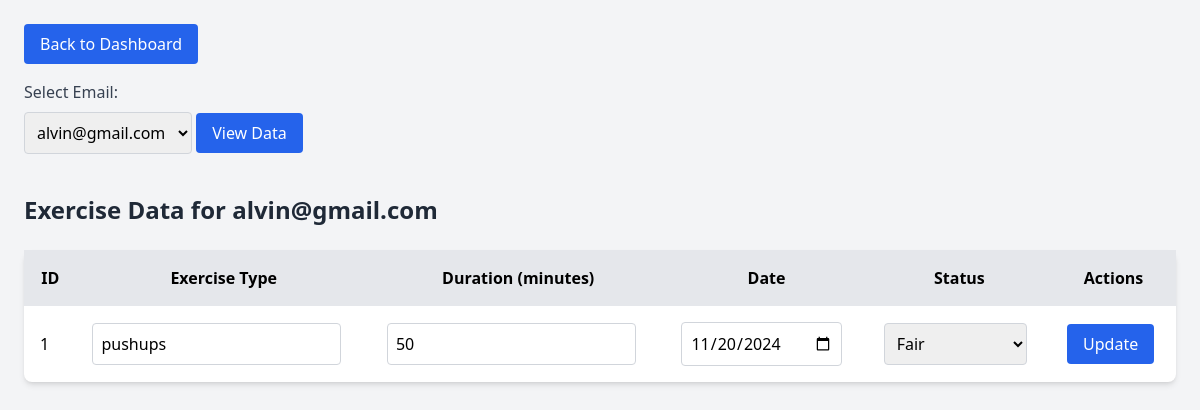
The page /doctor/exercise.php?email=alvin@gmail.com (signed in) on the database its author committed.
### tables this page shows
CREATE TABLE `exercise_data` (
  `id` int NOT NULL,
  `email` varchar(255) NOT NULL,
  `exercise_type` varchar(255) NOT NULL,
  `duration` int NOT NULL,
  `date` date NOT NULL,
  `created_at` timestamp NULL DEFAULT CURRENT_TIMESTAMP,
  `status` enum('Approved','Fair','Not Approved') NOT NULL DEFAULT 'Fair'
);

### doctor/exercise.php (the view, shortened to what this page needs)
<?php
$host = 'localhost';
$username = 'root';
$password = '';
$dbname = 'nour';
$conn = new mysqli($host, $username, $password, $dbname);
$query = "SELECT DISTINCT email FROM exercise_data";
$result = $conn->query($query);
$emails = [];
if ($result) {
    while ($row = $result->fetch_assoc()) {
        $emails[] = $row['email'];
    }
}
$data = [];
if (isset($_GET['email'])) {
    $selected_email = $_GET['email'];
    $query = "SELECT * FROM exercise_data WHERE email = ?";
    $stmt = $conn->prepare($query);
    $stmt->bind_param("s", $selected_email);
    $stmt->execute();
    $result = $stmt->get_result();
    while ($row = $result->fetch_assoc()) {
        $data[] = $row;
    }
}
?>
<!DOCTYPE html>
<html lang="en">
<head>
    <script src="https://cdn.tailwindcss.com"></script>
</head>
<body class="bg-gray-100 p-6">
    <a href="dashboard.php" class="bg-blue-600 text-white py-2 px-4 rounded mb-4 inline-block">Back to Dashboard</a>
    <form method="GET" action="">
        <label for="email" class="block text-gray-700">Select Email:</label>
        <select name="email" id="email" class="mt-2 mb-4 p-2 border border-gray-300 rounded">
            <?php foreach ($emails as $email) { ?>
                <option value="<?php echo $email; ?>" <?php echo (isset($_GET['email']) && $_GET['email'] == $email) ? 'selected' : ''; ?>><?php echo $email; ?></option>
            <?php } ?>
        </select>
        <button type="submit" class="bg-blue-600 text-white py-2 px-4 rounded">View Data</button>
    </form>
    <?php if (isset($_GET['email']) && !empty($data)) { ?>
        <h2 class="text-2xl font-semibold text-gray-800 my-6">Exercise Data for <?php echo htmlspecialchars($selected_email); ?></h2>
        <table class="min-w-full bg-white shadow-md rounded-lg">
            <thead class="bg-gray-200">
                <tr>
                    <th class="p-4">ID</th>
                    <th class="p-4">Exercise Type</th>
                    <th class="p-4">Duration (minutes)</th>
                    <th class="p-4">Date</th>
                    <th class="p-4">Status</th>
                    <th class="p-4">Actions</th>
                </tr>
            </thead>
            <tbody>
                <?php foreach ($data as $row) { ?>
                    <tr>
                        <form method="POST" action="">
                            <td class="p-4"><?php echo $row['id']; ?></td>
                            <td class="p-4">
                                <input type="text" name="exercise_type" value="<?php echo $row['exercise_type']; ?>" class="p-2 border border-gray-300 rounded" required>
                            </td>
                            <td class="p-4">
                                <input type="number" name="duration" value="<?php echo $row['duration']; ?>" class="p-2 border border-gray-300 rounded" required>
                            </td>
                            <td class="p-4">
                                <input type="date" name="date" value="<?php echo $row['date']; ?>" class="p-2 border border-gray-300 rounded" required>
                            </td>
                            <td class="p-4">
                                <select name="status" class="p-2 border border-gray-300 rounded">
                                    <option value="Fair" <?php echo ($row['status'] == 'Fair') ? 'selected' : ''; ?>>Fair</option>
                                </select>
                            </td>
                            <td class="p-4">
                                <button type="submit" name="update" class="bg-blue-600 text-white py-2 px-4 rounded">Update</button>
                            </td>
                        </form>
                    </tr>
                <?php } ?>
            </tbody>
        </table>
    <?php } elseif (isset($_GET['email']) && empty($data)) { ?>
        <p class="text-red-500">No exercise data available for this email.</p>
    <?php } ?>
</body>
</html>

### rows shown on the page
exercise_data: id "1", exercise_type "pushups", duration "50", date "11/20/2024", status "Fair"

### other values the page prints
$selected_email "alvin@gmail.com"
form field email "alvin@gmail.com"
